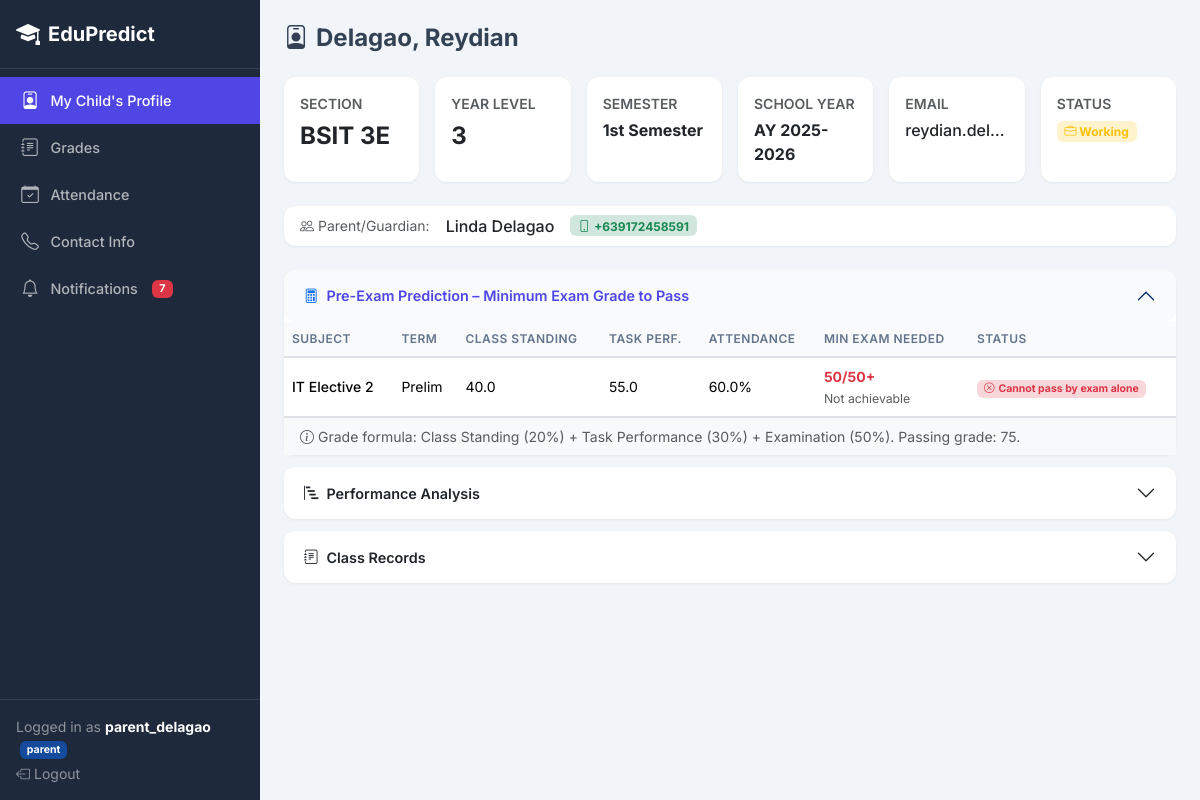
Screenshot of /student/8 (signed in) with the database file from the repository.
### app.py (models this page shows, shortened)
class User(db.Model):
    __tablename__ = 'users'
    id = db.Column(db.Integer, primary_key=True)
    username = db.Column(db.String(80), unique=True, nullable=False)
    password_hash = db.Column(db.String(256), nullable=False)
    role = db.Column(db.String(20), default='teacher')
    student_id = db.Column(db.Integer, db.ForeignKey('students.id'), nullable=True)
    @property
    def is_authenticated(self): return True
    @property
    def is_staff(self): return self.role in ('admin', 'teacher')
    @property
    def is_parent(self): return self.role == 'parent'

class Student(db.Model):
    __tablename__ = 'students'
    id = db.Column(db.Integer, primary_key=True)
    name = db.Column(db.String(100), nullable=False)
    section = db.Column(db.String(20))
    year_level = db.Column(db.Integer)
    semester = db.Column(db.String(30))
    school_year = db.Column(db.String(30))
    email = db.Column(db.String(100))
    is_scholar = db.Column(db.Boolean, default=False)
    is_working_student = db.Column(db.Boolean, default=False)
    parent_phone = db.Column(db.String(20))
    parent_name = db.Column(db.String(100))
    records = db.relationship('ClassRecord', backref='student', lazy=True)
    predictions = db.relationship('Prediction', backref='student', lazy=True)
    activities = db.relationship('StudentActivity', backref='student', lazy=True)
    quiz_scores = db.relationship('QuizScore', backref='student', lazy=True)
    notifications = db.relationship('Notification', backref='student', lazy=True)

class Subject(db.Model):
    __tablename__ = 'subjects'
    id = db.Column(db.Integer, primary_key=True)
    name = db.Column(db.String(100), nullable=False)
    description = db.Column(db.Text)
    records = db.relationship('ClassRecord', backref='subject', lazy=True)
    topics = db.relationship('Topic', backref='subject', lazy=True)

class ClassRecord(db.Model):
    __tablename__ = 'class_records'
    id = db.Column(db.Integer, primary_key=True)
    student_id = db.Column(db.Integer, db.ForeignKey('students.id'), nullable=False)
    subject_id = db.Column(db.Integer, db.ForeignKey('subjects.id'), nullable=False)
    term = db.Column(db.String(20))
    semester = db.Column(db.String(30))
    school_year = db.Column(db.String(30))
    class_standing = db.Column(db.Float, default=0)     # Equiv % (weight 20%)
    exam_score = db.Column(db.Float, default=0)          # Equiv % (weight 50%)
    task_performance = db.Column(db.Float, default=0)    # Equiv % (weight 30%)
    attendance = db.Column(db.Float, default=100)         # Tracked separately, not in grade
    final_grade = db.Column(db.Float, default=0)          # CS*0.20 + TP*0.30 + Exam*0.50

### app.py (the view)
@app.route('/student/<int:student_id>')
@login_required
def student_profile(student_id):
    if current_user.role == 'student' and current_user.student_id != student_id:
        abort(403)
    if current_user.role == 'parent' and current_user.student_id != student_id:
        abort(403)
    student = db.session.get(Student, student_id)
    if not student:
        flash('Student not found.', 'danger')
        return redirect(url_for('students') if current_user.is_staff else url_for('login'))
    records = ClassRecord.query.filter_by(student_id=student_id).all()
    predictions = Prediction.query.filter_by(student_id=student_id).all()
    activities = StudentActivity.query.filter_by(student_id=student_id).order_by(StudentActivity.id.desc()).limit(20).all()
    weak_topics = (
        db.session.query(Topic.name, func.avg(QuizScore.score / QuizScore.max_score * 100).label('avg_pct'))
        .join(QuizScore, QuizScore.topic_id == Topic.id)
        .filter(QuizScore.student_id == student_id)
        .group_by(Topic.id)
        .having(func.avg(QuizScore.score / QuizScore.max_score * 100) < 75)
        .all()
    )
    fi_data = {}
    for p in predictions:
        if p.feature_importance:
            fi_data[p.subject.name] = json.loads(p.feature_importance)
    from ml_engine import calculate_pre_exam_prediction
    pre_exam_data = []
    subjects_seen = set()
    for r in sorted(records, key=lambda x: x.id, reverse=True):
        if r.subject_id in subjects_seen:
            continue
        subjects_seen.add(r.subject_id)
        subj = db.session.get(Subject, r.subject_id)
        pred_info = calculate_pre_exam_prediction(r.class_standing, r.task_performance)
        pred_info['subject_name'] = subj.name if subj else f'Subject {r.subject_id}'
        pred_info['term'] = r.term
        pred_info['class_standing'] = r.class_standing
        pred_info['task_performance'] = r.task_performance
        pred_info['attendance'] = r.attendance
        pre_exam_data.append(pred_info)
    att_present = 0
    att_total = 0
    att_records = AttendanceRecord.query.filter_by(student_id=student_id, term='Prelim').all()
    if att_records:
        att_present = sum(1 for r in att_records if r.status == 'Present')
        att_total = len(att_records)
    return render_template('student_profile.html',
                           student=student, records=records,
                           predictions=predictions, activities=activities,
                           weak_topics=weak_topics, fi_data=fi_data,
                           pre_exam_data=pre_exam_data,
                           att_present=att_present, att_total=att_total)

### templates/student_profile.html (shortened to what this page needs)
{% extends "base.html" %}
{% block content %}
<div class="d-flex flex-wrap align-items-center justify-content-between gap-2 mb-4">
    <h4 class="fw-bold mb-0"><i class="bi bi-person-badge me-2"></i>{{ student.name }}</h4>
</div>
<div class="row g-3 mb-4">
    <div class="col-6 col-md-2">
        <div class="card stat-card h-100"><div class="card-body">
            <div class="text-muted small text-uppercase fw-semibold">Section</div>
            <div class="fs-4 fw-bold mt-1">{{ student.section }}</div>
        </div></div>
    </div>
    <div class="col-6 col-md-2">
        <div class="card stat-card h-100"><div class="card-body">
            <div class="text-muted small text-uppercase fw-semibold">Year Level</div>
            <div class="fs-4 fw-bold mt-1">{{ student.year_level }}</div>
        </div></div>
    </div>
    <div class="col-6 col-md-2">
        <div class="card stat-card h-100"><div class="card-body">
            <div class="text-muted small text-uppercase fw-semibold">Semester</div>
            <div class="fw-bold mt-1">{{ student.semester or '—' }}</div>
        </div></div>
    </div>
    <div class="col-6 col-md-2">
        <div class="card stat-card h-100"><div class="card-body">
            <div class="text-muted small text-uppercase fw-semibold">School Year</div>
            <div class="fw-bold mt-1">{{ student.school_year or '—' }}</div>
        </div></div>
    </div>
    <div class="col-12 col-md-2">
        <div class="card stat-card h-100"><div class="card-body">
            <div class="text-muted small text-uppercase fw-semibold">Email</div>
            <div class="fw-medium mt-1 text-truncate">{{ student.email }}</div>
        </div></div>
    </div>
    <div class="col-12 col-md-2">
        <div class="card stat-card h-100"><div class="card-body">
            <div class="text-muted small text-uppercase fw-semibold">Status</div>
            <div class="mt-1">
                {% if student.is_working_student %}<span class="badge bg-warning-subtle text-warning"><i class="bi bi-briefcase"></i> Working</span>{% endif %}
            </div>
        </div></div>
    </div>
</div>
{% if student.parent_name or student.parent_phone %}
<div class="card mb-4">
    <div class="card-body py-2 d-flex flex-wrap gap-3 align-items-center">
        <span class="text-muted small"><i class="bi bi-people me-1"></i>Parent/Guardian:</span>
        <span class="fw-medium">{{ student.parent_name or '—' }}</span>
        {% if student.parent_phone %}
        <span class="badge bg-success-subtle text-success"><i class="bi bi-phone me-1"></i>{{ student.parent_phone }}</span>
        {% endif %}
    </div>
</div>
{% endif %}
<div class="accordion" id="profileAccordion">
    {% if pre_exam_data %}
    <div class="accordion-item">
        <h2 class="accordion-header">
            <button class="accordion-button" type="button" data-bs-toggle="collapse" data-bs-target="#collapsePreExam">
                <i class="bi bi-calculator me-2 text-primary"></i>Pre-Exam Prediction – Minimum Exam Grade to Pass
            </button>
        </h2>
        <div id="collapsePreExam" class="accordion-collapse collapse show" data-bs-parent="#profileAccordion">
            <div class="accordion-body p-0">
                <div class="table-responsive">
                    <table class="table table-hover align-middle mb-0">
                        <thead>
                            <tr>
                                <th>Subject</th>
                                <th>Term</th>
                                <th class="d-none d-md-table-cell">Class Standing</th>
                                <th class="d-none d-md-table-cell">Task Perf.</th>
                                <th class="d-none d-md-table-cell">Attendance</th>
                                <th>Min Exam Needed</th>
                                <th>Status</th>
                            </tr>
                        </thead>
                        <tbody>
                        {% for pe in pre_exam_data %}
                        <tr>
                            <td class="fw-medium">{{ pe.subject_name }}</td>
                            <td>{{ pe.term }}</td>
                            <td class="d-none d-md-table-cell">{{ pe.class_standing }}</td>
                            <td class="d-none d-md-table-cell">{{ pe.task_performance }}</td>
                            <td class="d-none d-md-table-cell">{{ pe.attendance }}%</td>
                            <td>
                                {% if pe.achievable %}
                                <span class="fw-bold {% if pe.exam_needed > 90 %}text-danger{% elif pe.exam_needed > 75 %}text-warning{% else %}text-success{% endif %}">
                                    {{ pe.exam_needed_raw }}/{{ pe.exam_max_items }}
                                </span>
                                <br><small class="text-muted">{{ pe.exam_needed }}%</small>
                                {% else %}
                                <span class="fw-bold text-danger">{{ pe.exam_max_items }}/{{ pe.exam_max_items }}+</span>
                                <br><small class="text-muted">Not achievable</small>
                                {% endif %}
                            </td>
                            <td>
                                {% if not pe.achievable %}
                                <span class="badge bg-danger-subtle text-danger"><i class="bi bi-x-circle me-1"></i>Cannot pass by exam alone</span>
                                {% elif pe.exam_needed > 90 %}
                                <span class="badge bg-danger-subtle text-danger"><i class="bi bi-exclamation-triangle me-1"></i>Critical – needs extra help</span>
                                {% elif pe.exam_needed > 75 %}
                                <span class="badge bg-warning-subtle text-warning"><i class="bi bi-exclamation-circle me-1"></i>Must pass exam</span>
                                {% elif pe.exam_needed > 0 %}
                                <span class="badge bg-success-subtle text-success"><i class="bi bi-check-circle me-1"></i>On track</span>
                                {% else %}
                                <span class="badge bg-success-subtle text-success"><i class="bi bi-check-circle me-1"></i>Already passing</span>
                                {% endif %}
                            </td>
                        </tr>
                        {% endfor %}
                        </tbody>
                    </table>
                </div>
                <div class="px-3 py-2 bg-light border-top small text-muted">
                    <i class="bi bi-info-circle me-1"></i>Grade formula: Class Standing (20%) + Task Performance (30%) + Examination (50%). Passing grade: 75.
                </div>
            </div>
        </div>
    </div>
    {% endif %}
    {% if fi_data or weak_topics %}
    <div class="accordion-item">
        <h2 class="accordion-header">
            <button class="accordion-button collapsed" type="button" data-bs-toggle="collapse" data-bs-target="#collapseAnalysis">
                <i class="bi bi-bar-chart-steps me-2"></i>Performance Analysis
            </button>
        </h2>
    </div>
    {% endif %}
    <div class="accordion-item">
        <h2 class="accordion-header">
            <button class="accordion-button collapsed" type="button" data-bs-toggle="collapse" data-bs-target="#collapseRecords">
                <i class="bi bi-journal-text me-2"></i>Class Records
            </button>
        </h2>
    </div>
</div>
{% endblock %}

### templates/base.html (shortened to what this page needs)
<!DOCTYPE html>
<html lang="en" data-bs-theme="light">
<head>
    <link href="https://cdn.jsdelivr.net/npm/bootstrap@5.3.3/dist/css/bootstrap.min.css" rel="stylesheet">
    <link href="https://cdn.jsdelivr.net/npm/bootstrap-icons@1.11.3/font/bootstrap-icons.min.css" rel="stylesheet">
    <link rel="stylesheet" href="{{ url_for('static', filename='css/style.css') }}">
</head>
<body>
<div class="d-flex min-vh-100">
    <nav class="sidebar d-none d-lg-flex flex-column flex-shrink-0">
        <div class="sidebar-brand d-flex align-items-center gap-2 px-3 py-3 border-bottom border-white border-opacity-10">
            <i class="bi bi-mortarboard-fill fs-4"></i>
            <span class="fw-bold fs-5">EduPredict</span>
        </div>
        {% include '_sidebar_nav.html' %}
        <div class="mt-auto px-3 py-3 border-top border-white border-opacity-10 small">
            <div class="text-white-50">
                Logged in as <strong class="text-white">{{ current_user.username }}</strong>
                <span class="badge bg-primary bg-opacity-50 ms-1">{{ current_user.role }}</span>
            </div>
            <a href="{{ url_for('logout') }}" class="text-white-50 text-decoration-none d-inline-flex align-items-center gap-1 mt-1">
                <i class="bi bi-box-arrow-left"></i> Logout
            </a>
        </div>
    </nav>
    <div class="flex-grow-1 main-wrapper">
        <main class="p-3 p-md-4">
            {% block content %}{% endblock %}
        </main>
    </div>
</div>
</body>
</html>

### rows the page displays
User: username "parent_delagao", role "parent"
Student: name "Delagao, Reydian", section "BSIT 3E", year_level "3", semester "1st Semester", school_year "AY 2025-2026", email "reydian.del…", parent_name "Linda Delagao", parent_phone "+639172458591"
Subject: subject_name "IT Elective 2"
ClassRecord: term "Prelim", class_standing "40.0", task_performance "55.0", attendance "60.0"

### other values shown
{{ pe.exam_max_items }} "50"
